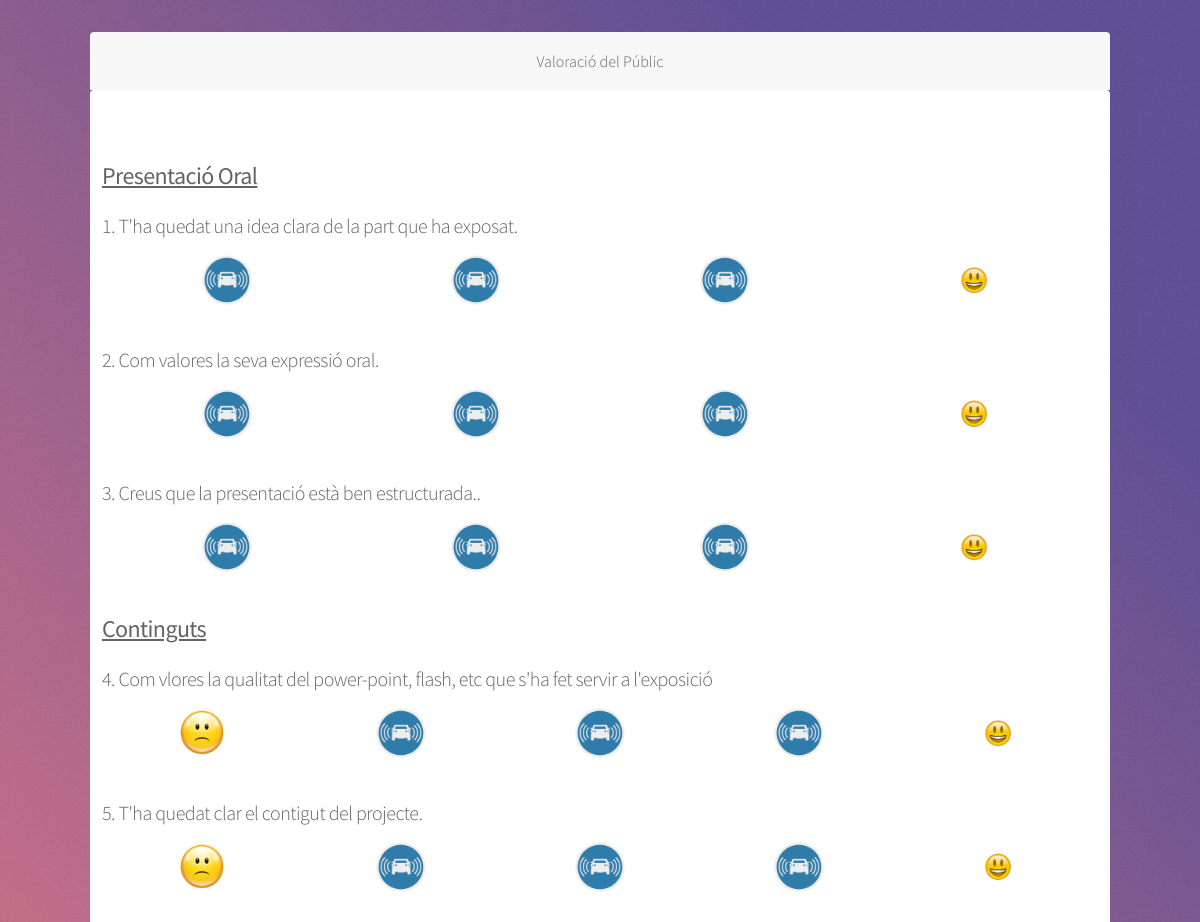
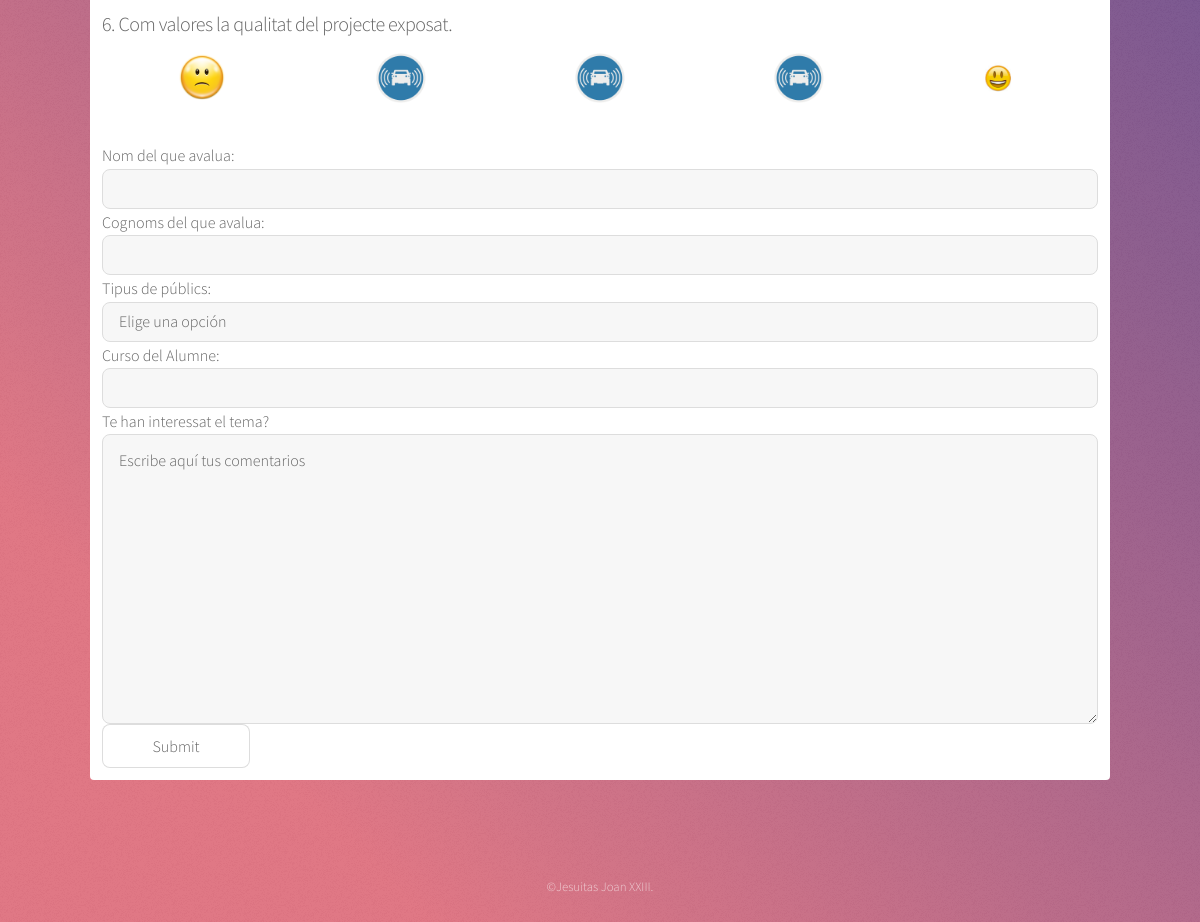
/php/formulario_publi.php, run on the app's committed database (2 pictures, top to bottom).
### tables this page shows
CREATE TABLE `tbl_preguntapublico` (
  `prpu_id` int(11) NOT NULL,
  `prpu_tipo` enum('oral','contenido') NOT NULL,
  `prpu_pregunta` varchar(200) NOT NULL
);

### php/formulario_publi.php (the view, shortened to what this page needs)
<!DOCTYPE HTML>
<html>
	<head>
		<link rel="stylesheet" href="../assets/css/main.css" />
	</head>
	<body>
			<div id="wrapper">
			<header id="header" class="alt">
			</header>
			<nav id="nav">
				Valoració del Públic
			</nav>
			<div id="main">
				<?php
				include 'conexion.php';
				extract($_REQUEST);
				$sql = "SELECT * FROM tbl_preguntapublico WHERE prpu_tipo = 'oral' ";
				$preguntaOral = mysqli_query($conexion,$sql);
				echo "<h2><b><u>Presentació Oral</u></b></h2>";
				while ($pregunta1 = mysqli_fetch_array($preguntaOral)) {
				?>
				<h3><?php echo "$pregunta1[prpu_pregunta]"; ?></h3>
					<table >
						<tr>
							<td><img src="../images/3.png" width="50"></td>
							<td><img src="../images/3.png" width="50"></td>
							<td><img src="../images/3.png" width="50"></td>
							<td><img src="../images/10.png" width="50"></td>
						</tr>
					</table>
				<?php
				}
				?>
				<?php
				include 'conexion.php';
				extract($_REQUEST);
				$sql = "SELECT * FROM tbl_preguntapublico WHERE prpu_tipo = 'contenido' ";
				$preguntaOral = mysqli_query($conexion,$sql);
				echo "<h2><b><u>Continguts</u></b></h2>";
				while ($pregunta1 = mysqli_fetch_array($preguntaOral)) {
				?>
				<h3><?php echo "$pregunta1[prpu_pregunta]"; ?></h3>
					<table >
						<tr>
							<td><img src="../images/1.png" width="50"></td>
							<td><img src="../images/3.png" width="50"></td>
							<td><img src="../images/3.png" width="50"></td>
							<td><img src="../images/3.png" width="50"></td>
							<td><img src="../images/10.png" width="50"></td>
						</tr>
					</table>
				<?php
				}
				?>
				Nom del que avalua:
				<input type="text" name="" required>
				Cognoms del que avalua:
				<input type="text" name="" required>
				Tipus de públics:
				<select required>
					<option value="0">Elige una opción</option>
				</select>
				Curso del Alumne:
				<input type="text" name="">
				Te han interessat el tema?
				<textarea name="comentarios" rows="10" cols="20">Escribe aquí tus comentarios</textarea>
				<input type="submit" name="">
            </div>
			<footer id="footer">
				<p class="copyright">&copy;Jesuitas Joan XXIII</a>.</p>
			</footer>
			</div>
	</body>
</html>

### data on the page
tbl_preguntapublico: prpu_pregunta "1. T'ha quedat una idea clara de la part que ha exposat."
tbl_preguntapublico: prpu_pregunta "2. Com valores la seva expressió oral."
tbl_preguntapublico: prpu_pregunta "3. Creus que la presentació està ben estructurada.."
tbl_preguntapublico: prpu_pregunta "4. Com vlores la qualitat del power-point, flash, etc que s'ha fet servir a l'exposició"
tbl_preguntapublico: prpu_pregunta "5. T'ha quedat clar el contigut del projecte."
tbl_preguntapublico: prpu_pregunta "6. Com valores la qualitat del projecte exposat."
